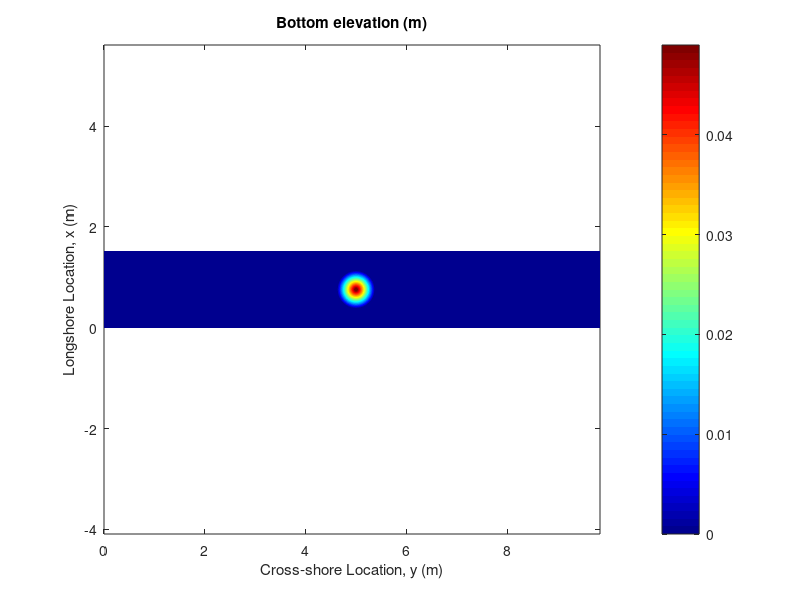

The MATLAB source for this figure:
clear all
clf

dx=.0025;

x=[0:dx:9.84];
y=[0:dx:1.52];

nx=length(x);
ny=length(y)

% island addition
% from paper
xo=5.0;
yo=1.52/2;
slope_d=8;
base_r=0.75/2;
top_r=0.05/2;
hi=0.049;

z=zeros(ny,nx);

for i=1:nx
    for j=1:ny
        dist=sqrt( (x(i)-xo)^2+(y(j)-yo)^2 );
        if dist<base_r
            z(j,i)=min(hi,hi*(1-(dist-top_r)/(base_r-top_r)));
        end
    end
end

%% plot the data

pcolor(x,y,z)
shading interp
ylabel({'Longshore Location, x (m)'})
xlabel('Cross-shore Location, y (m)')
title('Bottom elevation (m)')
colormap(jet)
colorbar
axis equal
axis tight
%axis([4 6 -Inf Inf -Inf Inf])
view(0,90)

print -djpeg100 bathy.jpg 
            
        